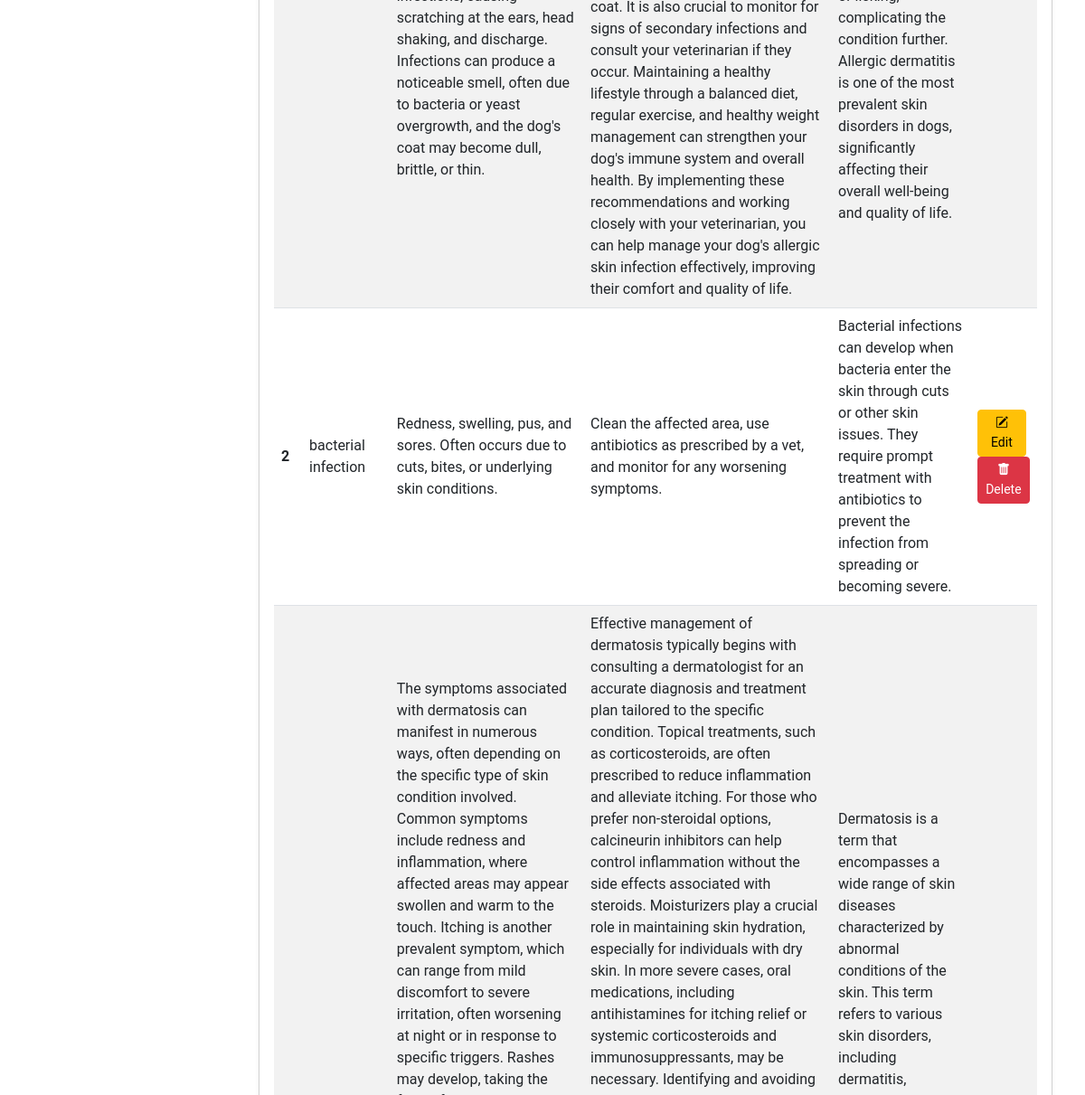
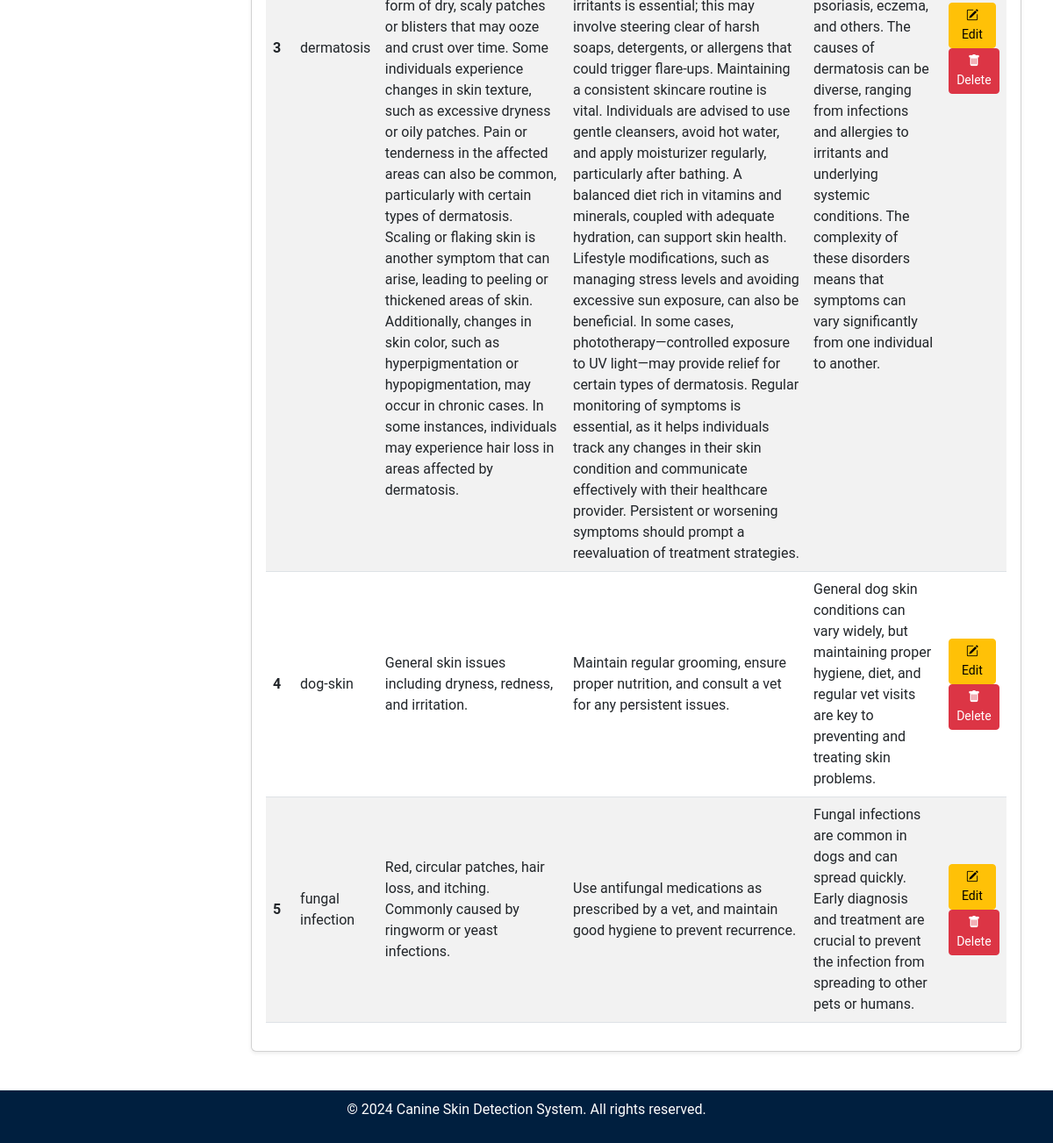
/admin/disease_reports (lower part), run on an earlier commit of the app's database (2 pictures, top to bottom).
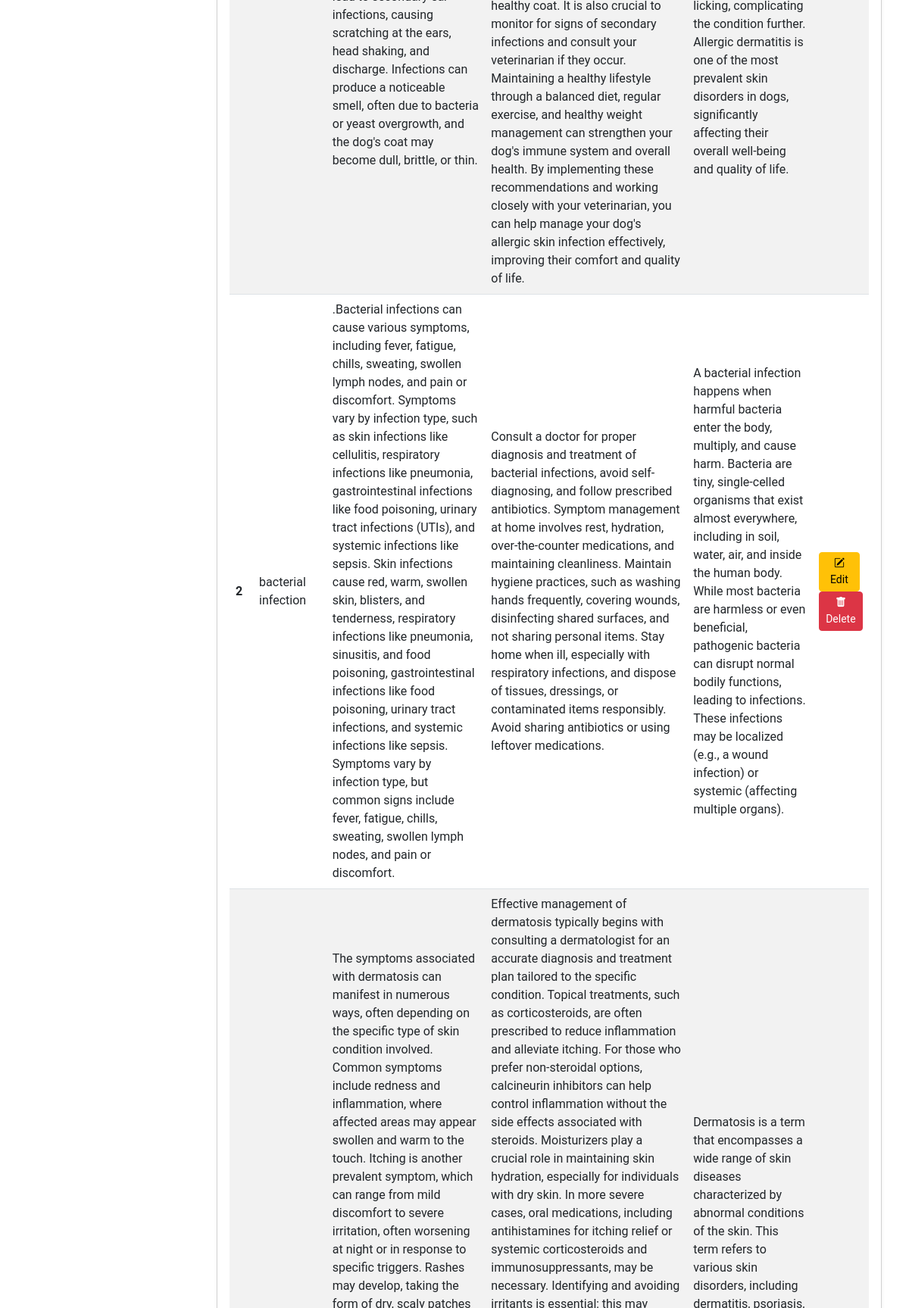
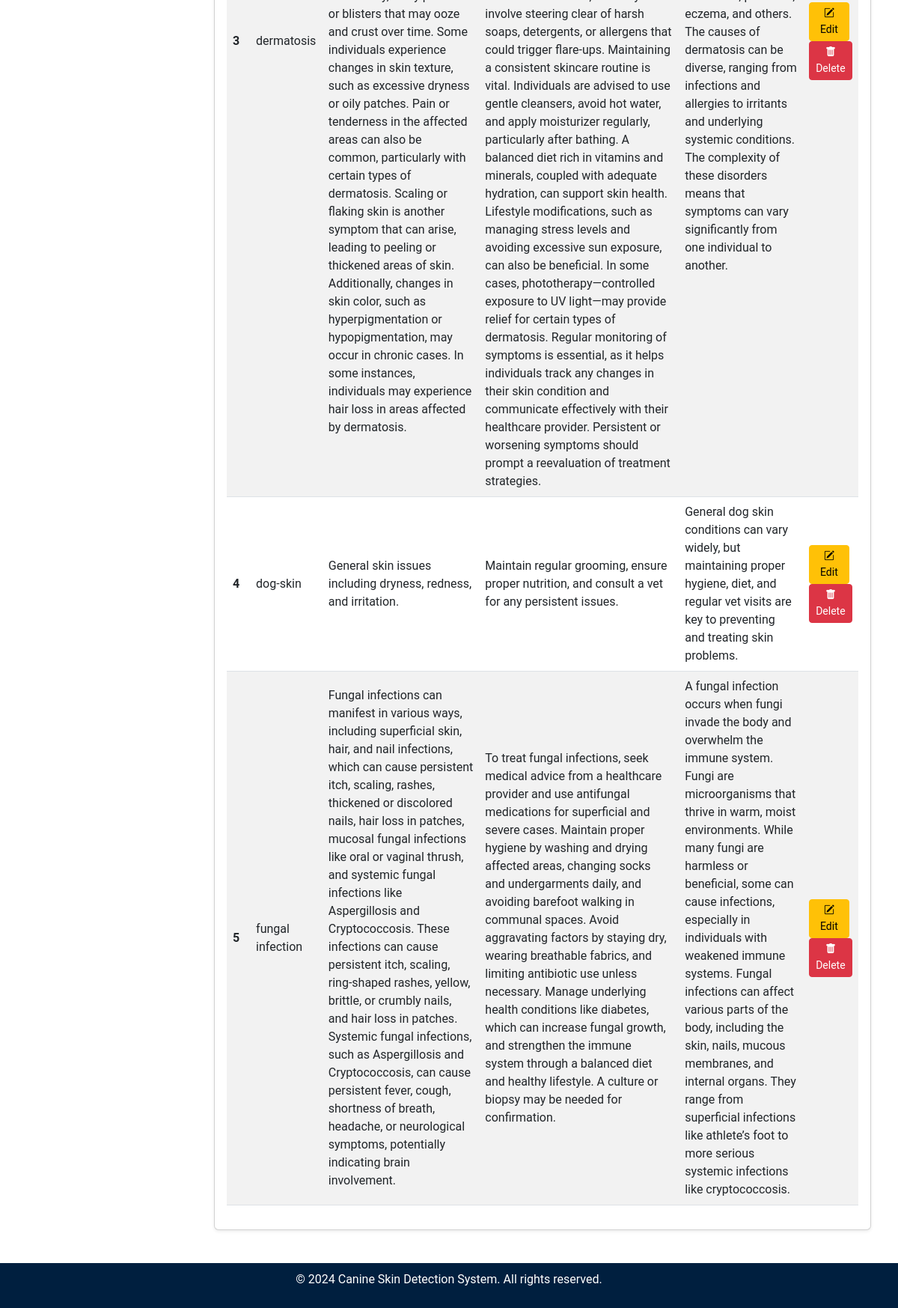
And on a later commit of the database (2 pictures, top to bottom).
### tables this page shows
CREATE TABLE diseases (
    disease_id INTEGER PRIMARY KEY AUTOINCREMENT,
    class_name TEXT UNIQUE NOT NULL,
    symptoms TEXT NOT NULL,
    recommendations TEXT NOT NULL,
    details TEXT NOT NULL
);

### admin.py (the view)
@admin.route('/disease_reports')
def disease_reports():
    conn = get_db_connection()
    diseases = conn.execute('SELECT * FROM diseases').fetchall()
    conn.close()
    return render_template('admin/disease_reports.html', diseases=diseases)

### db.py (called while the page is built)
def get_db_connection():
    conn = sqlite3.connect('site.db')
    conn.row_factory = sqlite3.Row  # Allows accessing rows as dictionaries
    return conn

### templates/admin/disease_reports.html (shortened to what this page needs)
<!DOCTYPE html>
<html lang="en">
<head>
    <link href="https://cdn.jsdelivr.net/npm/bootstrap@5.3.0-alpha1/dist/css/bootstrap.min.css" rel="stylesheet">
    <link rel="stylesheet" href="{{ url_for('static', filename='css/admin_styles.css') }}">
    <link href="https://cdnjs.cloudflare.com/ajax/libs/bootstrap-icons/1.8.1/font/bootstrap-icons.min.css" rel="stylesheet">
</head>
<body>
    <div class="content p-4">
        <div class="container-fluid">
            <div class="card shadow-sm">
                <div class="card-body">
                    <table class="table table-hover table-striped align-middle">
                        <tbody>
                            {% for disease in diseases %}
                            <tr>
                                <th scope="row">{{ disease.disease_id }}</th>
                                <td>{{ disease.class_name }}</td>
                                <td>{{ disease.symptoms }}</td>
                                <td>{{ disease.recommendations }}</td>
                                <td>{{ disease.details }}</td>
                                <td class="text-center">
                                    <a href="{{ url_for('admin.edit_disease', disease_id=disease.disease_id) }}" class="btn btn-sm btn-warning me-1" title="Edit Disease" data-bs-toggle="tooltip" data-bs-placement="top">
                                        <i class="bi bi-pencil-square"></i> Edit
                                    </a>
                                    <form action="{{ url_for('admin.delete_disease', disease_id=disease.disease_id) }}" method="POST" class="d-inline-block" onsubmit="return confirm('Are you sure you want to delete this disease?');">
                                        <button type="submit" class="btn btn-sm btn-danger" title="Delete Disease" data-bs-toggle="tooltip" data-bs-placement="top">
                                            <i class="bi bi-trash-fill"></i> Delete
                                        </button>
                                    </form>
                                </td>
                            </tr>
                            {% endfor %}
                        </tbody>
                    </table>
                </div>
            </div>
        </div>
    </div>
    {% include 'partials/footer_admin.html' %}
</body>
</html>

What changed in the data, as far as the page shows it:
changed diseases "bacterial infection": symptoms "Redness, swelling, pus, and sores. Often occurs due to cuts, bites, or underlying skin conditions." → ".Bacterial infections can cause various symptoms, including fever, fatigue, chills, sweating, swollen lymph nodes, and pain or discomfort. Symptoms vary by infection type, such as skin infections like cellulitis, respiratory infections like pneumonia, gastrointestinal infections like food poisoning, urinary tract infections (UTIs), and systemic infections like sepsis. Skin infections cause red, warm, swollen skin, blisters, and tenderness, respiratory infections like pneumonia, sinusitis, and food poisoning, gastrointestinal infections like food poisoning, urinary tract infections, and systemic infections like sepsis. Symptoms vary by infection type, but common signs include fever, fatigue,…"; recommendations "Clean the affected area, use antibiotics as prescribed by a vet, and monitor for any worsening symptoms." → "Consult a doctor for proper diagnosis and treatment of bacterial infections, avoid self-diagnosing, and follow prescribed antibiotics. Symptom management at home involves rest, hydration, over-the-counter medications, and maintaining cleanliness. Maintain hygiene practices, such as washing hands frequently, covering wounds, disinfecting shared surfaces, and not sharing personal items. Stay home when ill, especially with respiratory infections, and dispose of tissues, dressings, or contaminated items responsibly. Avoid sharing antibiotics or using leftover medications."; details "Bacterial infections can develop when bacteria enter the skin through cuts or other skin issues. They require prompt treatment with antibiotics to prevent the infection from spreading or becoming severe." → "A bacterial infection happens when harmful bacteria enter the body, multiply, and cause harm. Bacteria are tiny, single-celled organisms that exist almost everywhere, including in soil, water, air, and inside the human body. While most bacteria are harmless or even beneficial, pathogenic bacteria can disrupt normal bodily functions, leading to infections. These infections may be localized (e.g., a wound infection) or systemic (affecting multiple organs)."
changed diseases "fungal infection": symptoms "Red, circular patches, hair loss, and itching. Commonly caused by ringworm or yeast infections." → "Fungal infections can manifest in various ways, including superficial skin, hair, and nail infections, which can cause persistent itch, scaling, rashes, thickened or discolored nails, hair loss in patches, mucosal fungal infections like oral or vaginal thrush, and systemic fungal infections like Aspergillosis and Cryptococcosis. These infections can cause persistent itch, scaling, ring-shaped rashes, yellow, brittle, or crumbly nails, and hair loss in patches. Systemic fungal infections, such as Aspergillosis and Cryptococcosis, can cause persistent fever, cough, shortness of breath, headache, or neurological symptoms, potentially indicating brain involvement."; recommendations "Use antifungal medications as prescribed by a vet, and maintain good hygiene to prevent recurrence." → "To treat fungal infections, seek medical advice from a healthcare provider and use antifungal medications for superficial and severe cases. Maintain proper hygiene by washing and drying affected areas, changing socks and undergarments daily, and avoiding barefoot walking in communal spaces. Avoid aggravating factors by staying dry, wearing breathable fabrics, and limiting antibiotic use unless necessary. Manage underlying health conditions like diabetes, which can increase fungal growth, and strengthen the immune system through a balanced diet and healthy lifestyle. A culture or biopsy may be needed for confirmation."; details "Fungal infections are common in dogs and can spread quickly. Early diagnosis and treatment are crucial to prevent the infection from spreading to other pets or humans." → "A fungal infection occurs when fungi invade the body and overwhelm the immune system. Fungi are microorganisms that thrive in warm, moist environments. While many fungi are harmless or beneficial, some can cause infections, especially in individuals with weakened immune systems. Fungal infections can affect various parts of the body, including the skin, nails, mucous membranes, and internal organs. They range from superficial infections like athlete’s foot to more serious systemic infections like cryptococcosis."
